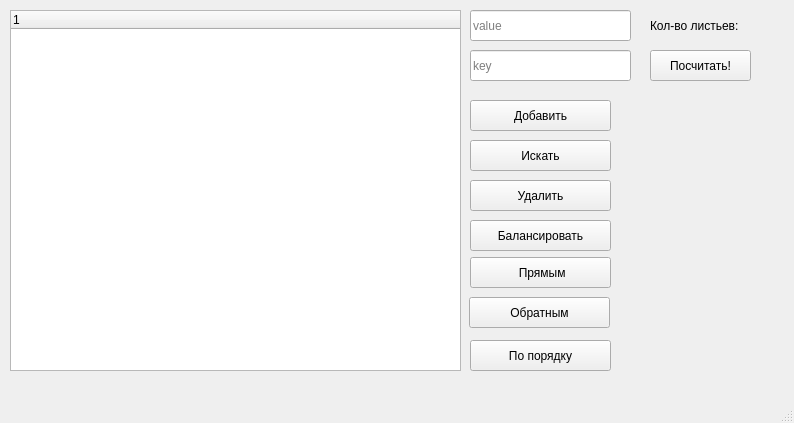
<?xml version="1.0" encoding="UTF-8"?>
<ui version="4.0">
 <class>MainWindow</class>
 <widget class="QMainWindow" name="MainWindow">
  <property name="geometry">
   <rect>
    <x>0</x>
    <y>0</y>
    <width>794</width>
    <height>423</height>
   </rect>
  </property>
  <property name="windowTitle">
   <string>MainWindow</string>
  </property>
  <widget class="QWidget" name="centralwidget">
   <widget class="QPushButton" name="addButton">
    <property name="geometry">
     <rect>
      <x>470</x>
      <y>100</y>
      <width>141</width>
      <height>31</height>
     </rect>
    </property>
    <property name="text">
     <string>Добавить</string>
    </property>
   </widget>
   <widget class="QLineEdit" name="valueLineEdit">
    <property name="geometry">
     <rect>
      <x>470</x>
      <y>10</y>
      <width>161</width>
      <height>31</height>
     </rect>
    </property>
    <property name="placeholderText">
     <string>value</string>
    </property>
   </widget>
   <widget class="QPushButton" name="searchButton">
    <property name="geometry">
     <rect>
      <x>470</x>
      <y>140</y>
      <width>141</width>
      <height>31</height>
     </rect>
    </property>
    <property name="text">
     <string>Искать</string>
    </property>
   </widget>
   <widget class="QPushButton" name="removeButton">
    <property name="geometry">
     <rect>
      <x>470</x>
      <y>180</y>
      <width>141</width>
      <height>31</height>
     </rect>
    </property>
    <property name="text">
     <string>Удалить</string>
    </property>
   </widget>
   <widget class="QPushButton" name="balanceButton">
    <property name="geometry">
     <rect>
      <x>470</x>
      <y>220</y>
      <width>141</width>
      <height>31</height>
     </rect>
    </property>
    <property name="text">
     <string>Балансировать</string>
    </property>
   </widget>
   <widget class="QLineEdit" name="keyLineEdit">
    <property name="geometry">
     <rect>
      <x>470</x>
      <y>50</y>
      <width>161</width>
      <height>31</height>
     </rect>
    </property>
    <property name="placeholderText">
     <string>key</string>
    </property>
   </widget>
   <widget class="QTreeWidget" name="treeWidget">
    <property name="geometry">
     <rect>
      <x>10</x>
      <y>10</y>
      <width>451</width>
      <height>361</height>
     </rect>
    </property>
    <column>
     <property name="text">
      <string notr="true">1</string>
     </property>
    </column>
   </widget>
   <widget class="QPushButton" name="printStraightButton">
    <property name="geometry">
     <rect>
      <x>470</x>
      <y>257</y>
      <width>141</width>
      <height>31</height>
     </rect>
    </property>
    <property name="text">
     <string> Прямым</string>
    </property>
   </widget>
   <widget class="QPushButton" name="printBackwardButton">
    <property name="geometry">
     <rect>
      <x>469</x>
      <y>297</y>
      <width>141</width>
      <height>31</height>
     </rect>
    </property>
    <property name="text">
     <string>Обратным</string>
    </property>
   </widget>
   <widget class="QPushButton" name="printAscendingButton">
    <property name="geometry">
     <rect>
      <x>470</x>
      <y>340</y>
      <width>141</width>
      <height>31</height>
     </rect>
    </property>
    <property name="text">
     <string>По порядку</string>
    </property>
   </widget>
   <widget class="QLabel" name="label">
    <property name="geometry">
     <rect>
      <x>650</x>
      <y>15</y>
      <width>131</width>
      <height>21</height>
     </rect>
    </property>
    <property name="text">
     <string>Кол-во листьев:</string>
    </property>
   </widget>
   <widget class="QLabel" name="label_2">
    <property name="geometry">
     <rect>
      <x>780</x>
      <y>15</y>
      <width>37</width>
      <height>21</height>
     </rect>
    </property>
    <property name="text">
     <string/>
    </property>
   </widget>
   <widget class="QPushButton" name="pushButton">
    <property name="geometry">
     <rect>
      <x>650</x>
      <y>50</y>
      <width>101</width>
      <height>31</height>
     </rect>
    </property>
    <property name="text">
     <string>Посчитать!</string>
    </property>
   </widget>
  </widget>
  <widget class="QMenuBar" name="menubar">
   <property name="geometry">
    <rect>
     <x>0</x>
     <y>0</y>
     <width>794</width>
     <height>17</height>
    </rect>
   </property>
  </widget>
  <widget class="QStatusBar" name="statusbar"/>
 </widget>
 <resources/>
 <connections/>
</ui>
